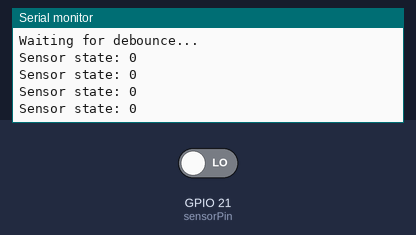
Recording of a sketch running on a simulated ESP32. On the bench: the last lines printed to the serial monitor. The inputs (shaded band) are chosen by the test bench; at power-on: GPIO 21 (sensorPin) LOW.

Above: at 1.2 s.
1.3 s: GPIO 21 (sensorPin) driven HIGH
At 1.7 s:
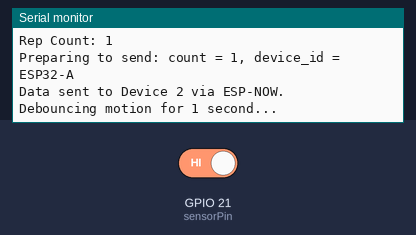
2.8 s: GPIO 21 (sensorPin) driven LOW
At 2.84 s:
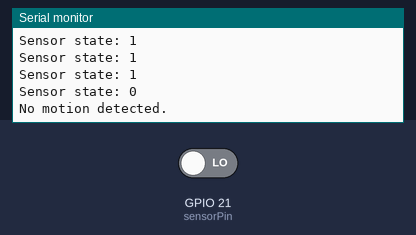

Measured:
- after the input at 1.3 s, the serial monitor: prints a new line at once (image 1)
- after the input at 2.8 s, the serial monitor: prints a new line at once (image 2)

The sketch:

sensor_datasender.ino
```cpp
#include <esp_now.h>
#include <WiFi.h>

// Rep counter
const int sensorPin = 21;  // GPIO pin for motion sensor
int count = 0;
bool lastState = LOW;
unsigned long lastMotionTime = 0;  // Variable to debounce motion sensor

// ESP-NOW message structure (including device_id, count)
typedef struct struct_message {
  int count;
  char device_id[18];  // 18 characters max for device ID
} struct_message;

struct_message outgoingData;

// MAC address of the second ESP32 (WiFi ESP32)
uint8_t receiverMAC[] = {0x5C, 0x01, 0x3B, 0x64, 0xE0, 0xC0};

void setup() {
  // Start serial communication for debugging
  Serial.begin(115200);
  pinMode(sensorPin, INPUT);  // Set the sensor pin as input

  // Log the start of ESP-NOW initialization
  Serial.println("ESP-NOW Sender Init");

  // Initialize Wi-Fi in station mode
  WiFi.mode(WIFI_STA);  // Set ESP32 to Station mode

  // Initialize ESP-NOW
  if (esp_now_init() != ESP_OK) {
    Serial.println("ESP-NOW init failed");
    return;  // If ESP-NOW init fails, stop further execution
  }

  // Set up peer (Device 2) for ESP-NOW communication
  esp_now_peer_info_t peerInfo = {};
  memcpy(peerInfo.peer_addr, receiverMAC, 6);  // Device 2's MAC address
  peerInfo.channel = 0;  // Default channel
  peerInfo.encrypt = false;  // No encryption

  // Add peer to the ESP-NOW network
  if (esp_now_add_peer(&peerInfo) != ESP_OK) {
    Serial.println("Failed to add peer");
    return;  // If adding peer fails, stop further execution
  }

  // Set custom device ID (can be any string up to 17 chars)
  strcpy(outgoingData.device_id, "ESP32-A");
  Serial.print("Device ID: ");
  Serial.println(outgoingData.device_id);

  // Log ESP-NOW ready status
  Serial.println("ESP-NOW ready");
}

void loop() {
  bool motion = digitalRead(sensorPin);  // Read the motion sensor

  // Print the raw state of the motion sensor to the Serial Monitor
  Serial.println("Sensor state: " + String(motion));  // This will print 1 (HIGH) or 0 (LOW) based on sensor state

  // Only print "Motion detected!" once when motion starts
  if (motion == HIGH && lastState == LOW) {
    Serial.println("Motion detected!");  // Print when motion is detected
    count++;  // Increase count if motion detected
    Serial.printf("Rep Count: %d\n", count);  // Log the rep count to Serial Monitor

    // Prepare data to send over ESP-NOW
    outgoingData.count = count;
    Serial.printf("Preparing to send: count = %d, device_id = %s\n", count, outgoingData.device_id);

    // Send the data to Device 2 via ESP-NOW
    esp_now_send(receiverMAC, (uint8_t *)&outgoingData, sizeof(outgoingData));

    // Log the sending action
    Serial.println("Data sent to Device 2 via ESP-NOW.");

    // Set the last motion time to debounce motion sensor (ignore repeated signals for 1 second)
    lastMotionTime = millis();
    Serial.println("Debouncing motion for 1 second...");
    delay(1000);  // Delay to debounce the motion sensor
  }

  // Log "No motion detected" after motion stops
  if (motion == LOW && lastState == HIGH) {
    Serial.println("No motion detected.");
  }

  lastState = motion;  // Update lastState for edge detection

  // Check for repeated motion detection too quickly (debounce)
  if (millis() - lastMotionTime < 1000) {
    Serial.println("Waiting for debounce...");
  }

  delay(50);  // Small delay to adjust the sampling rate of the motion sensor
}
```
